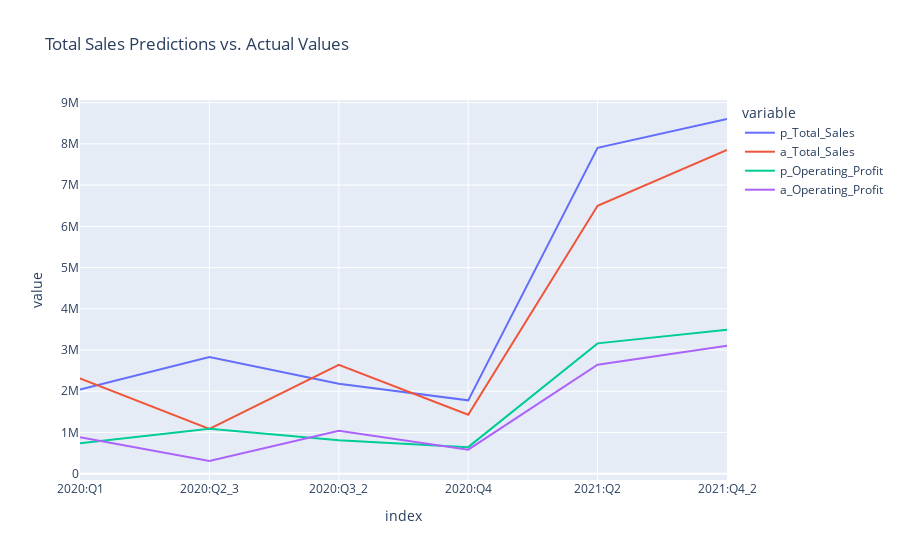

The code cell stored with this chart in its notebook:
### Code cell
#Plot the predictions vs. the actual values
px.line(opt_rfr_df, x=opt_rfr_df.index, y=['p_Total_Sales', 'a_Total_Sales', 'p_Operating_Profit', 'a_Operating_Profit'], title='Total Sales Predictions vs. Actual Values')

### Figure 1 — Plotly figure (JSON) as saved in the notebook; plotly's stock layout.template omitted (floating-point values rounded to 4 significant figures)
{"data": [{"hovertemplate": "variable=p_Total_Sales<br>index=%{x}<br>value=%{y}<extra></extra>", "legendgroup": "p_Total_Sales", "line": {"color": "#636efa", "dash": "solid"}, "marker": {"symbol": "circle"}, "mode": "lines", "name": "p_Total_Sales", "orientation": "v", "showlegend": true, "type": "scatter", "x": ["2020:Q1", "2020:Q2_3", "2020:Q3_2", "2020:Q4", "2021:Q2", "2021:Q4_2"], "xaxis": "x", "y": [2039000.0, 2828000.0, 2184000.0, 1778000.0, 7906000.0, 8605000.0], "yaxis": "y"}, {"hovertemplate": "variable=a_Total_Sales<br>index=%{x}<br>value=%{y}<extra></extra>", "legendgroup": "a_Total_Sales", "line": {"color": "#EF553B", "dash": "solid"}, "marker": {"symbol": "circle"}, "mode": "lines", "name": "a_Total_Sales", "orientation": "v", "showlegend": true, "type": "scatter", "x": ["2020:Q1", "2020:Q2_3", "2020:Q3_2", "2020:Q4", "2021:Q2", "2021:Q4_2"], "xaxis": "x", "y": [2312746, 1084194, 2641630, 1428569, 6498339, 7855000.0], "yaxis": "y"}, {"hovertemplate": "variable=p_Operating_Profit<br>index=%{x}<br>value=%{y}<extra></extra>", "legendgroup": "p_Operating_Profit", "line": {"color": "#00cc96", "dash": "solid"}, "marker": {"symbol": "circle"}, "mode": "lines", "name": "p_Operating_Profit", "orientation": "v", "showlegend": true, "type": "scatter", "x": ["2020:Q1", "2020:Q2_3", "2020:Q3_2", "2020:Q4", "2021:Q2", "2021:Q4_2"], "xaxis": "x", "y": [740300.0, 1092000.0, 807900.0, 643600.0, 3161000.0, 3491000.0], "yaxis": "y"}, {"hovertemplate": "variable=a_Operating_Profit<br>index=%{x}<br>value=%{y}<extra></extra>", "legendgroup": "a_Operating_Profit", "line": {"color": "#ab63fa", "dash": "solid"}, "marker": {"symbol": "circle"}, "mode": "lines", "name": "a_Operating_Profit", "orientation": "v", "showlegend": true, "type": "scatter", "x": ["2020:Q1", "2020:Q2_3", "2020:Q3_2", "2020:Q4", "2021:Q2", "2021:Q4_2"], "xaxis": "x", "y": [883800.0, 307000.0, 1043000.0, 582300.0, 2644000.0, 3102000.0], "yaxis": "y"}], "layout": {"legend": {"title": {"text": "variable"}, "tracegroupgap": 0}, "title": {"text": "Total Sales Predictions vs. Actual Values"}, "xaxis": {"anchor": "y", "domain": [0, 1], "title": {"text": "index"}}, "yaxis": {"anchor": "x", "domain": [0, 1], "title": {"text": "value"}}}}
